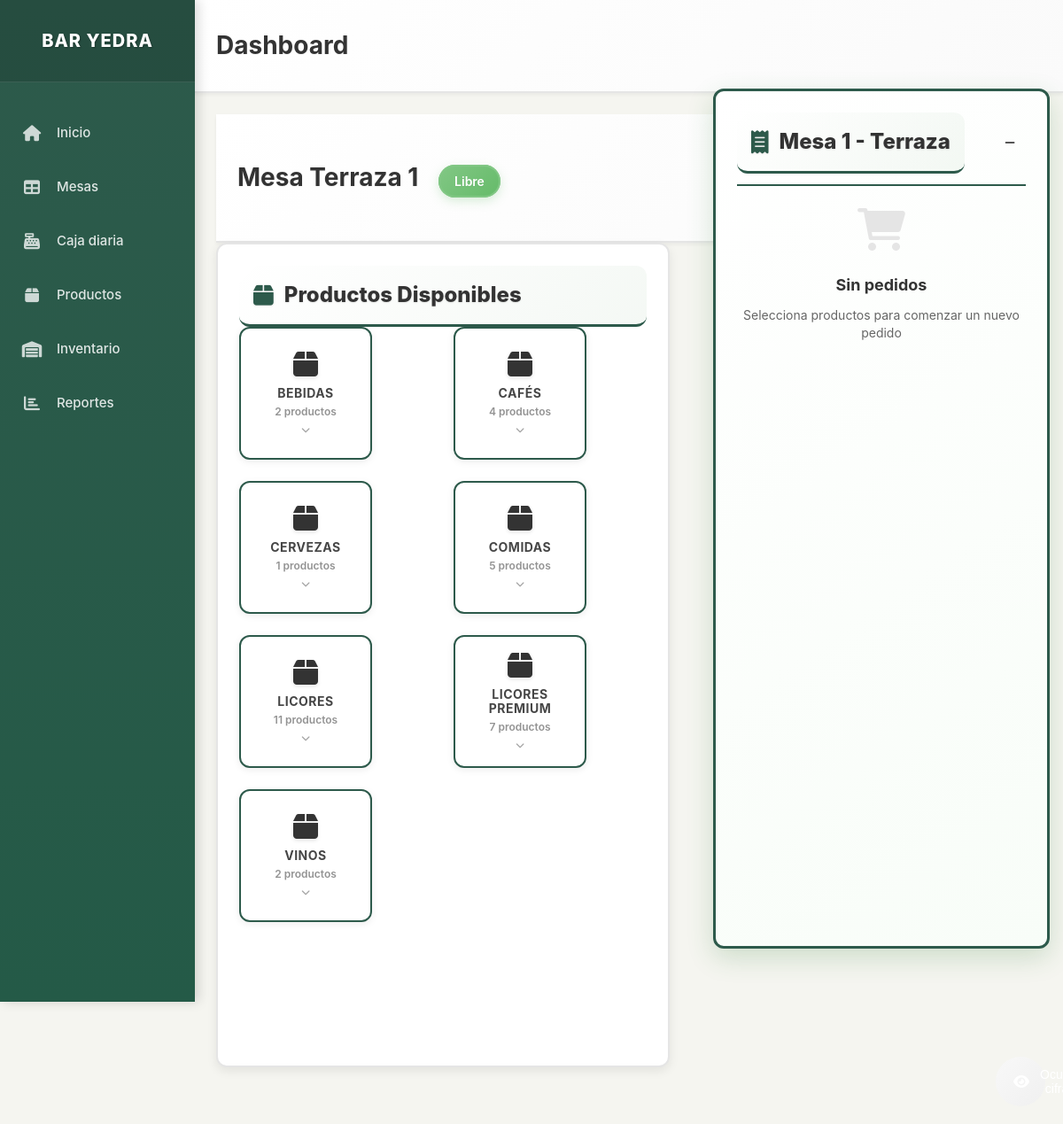
Before: /mesa/1 with the older database file.
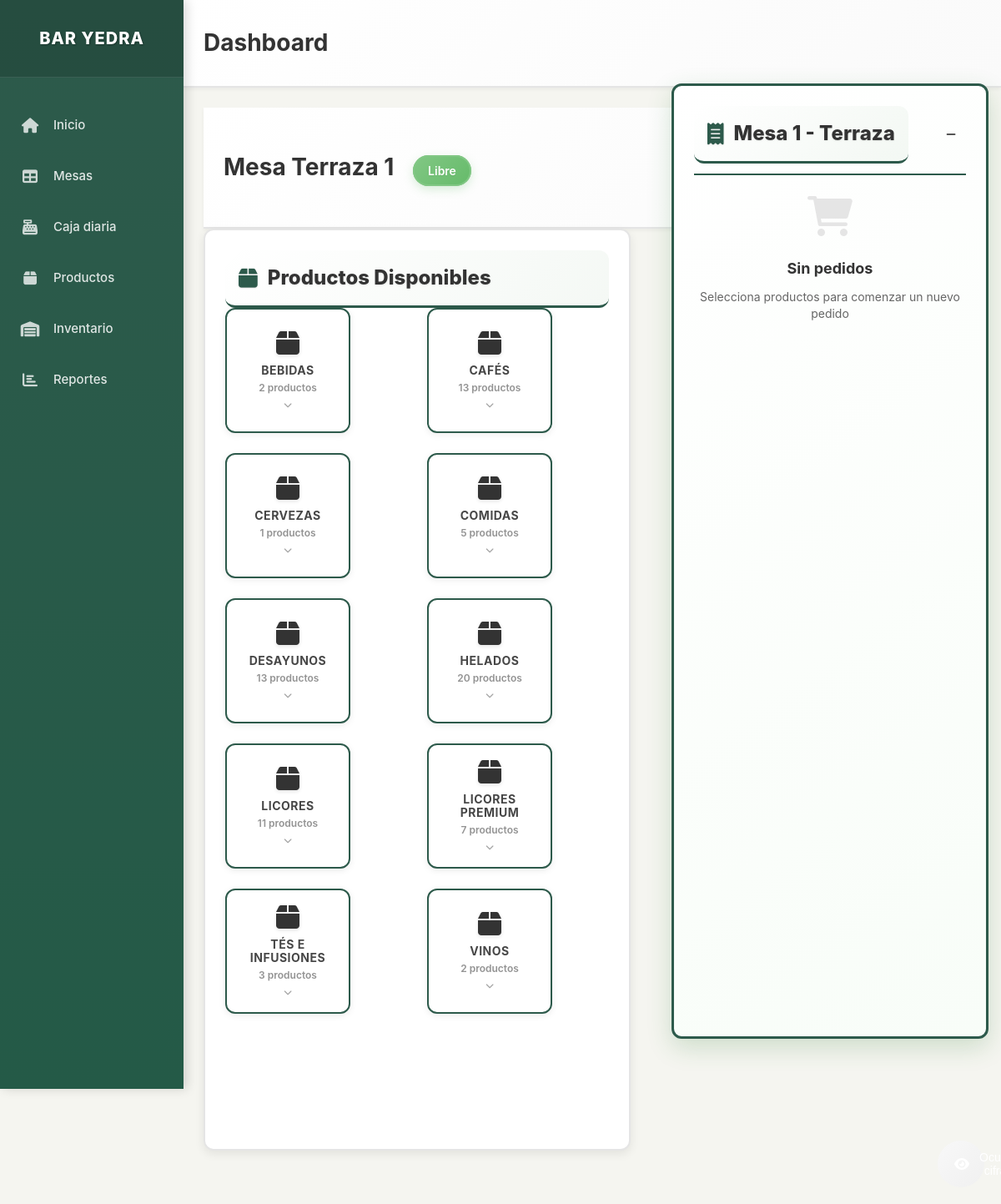
After: the same page with the newer database file.
### models.py (models this page shows, shortened)
class Mesa(db.Model):
    id = db.Column(db.Integer, primary_key=True)
    numero = db.Column(db.Integer, nullable=False)
    zona = db.Column(db.String(50), nullable=False)  # Terraza, Sala, Barra
    estado = db.Column(db.String(20), default='libre')  # libre, ocupada, pagada
    pedidos = db.relationship('Pedido', backref='mesa', lazy=True)

class Producto(db.Model):
    id = db.Column(db.Integer, primary_key=True)
    nombre = db.Column(db.String(100), nullable=False)
    precio = db.Column(db.Numeric(10, 2), nullable=False)
    categoria = db.Column(db.String(50), nullable=False, default='General')
    foto_url = db.Column(db.String(255), nullable=True)
    descripcion = db.Column(db.Text, nullable=True)
    activo = db.Column(db.Boolean, default=True)
    orden = db.Column(db.Integer, default=0)  # Para ordenar productos en la interfaz
    stock_actual = db.Column(db.Integer, default=0)  # Cantidad actual en stock
    stock_minimo = db.Column(db.Integer, default=5)  # Alerta cuando llegue a este nivel
    unidad_medida = db.Column(db.String(20), default='unidad')  # unidad, litro, kg, etc.
    fecha_actualizacion = db.Column(db.DateTime, default=datetime.utcnow)

### app.py (the view)
@app.route('/mesa/<int:mesa_id>')
def table_detail(mesa_id):
    mesa = Mesa.query.get_or_404(mesa_id)
    productos = Producto.query.filter_by(activo=True).order_by(Producto.categoria, Producto.orden, Producto.nombre).all()
    productos_por_categoria = {}
    productos_dict = {}
    for producto in productos:
        if producto.categoria not in productos_por_categoria:
            productos_por_categoria[producto.categoria] = []
        productos_por_categoria[producto.categoria].append(producto)
        productos_dict[producto.id] = producto
    pedido_actual = Pedido.query.filter_by(mesa_id=mesa_id, estado='abierto').first()
    return render_template('table_detail.html',
                         mesa=mesa,
                         productos_por_categoria=productos_por_categoria,
                         productos_dict=productos_dict,
                         pedido_actual=pedido_actual)

### templates/table_detail.html (shortened to what this page needs)
{% extends "layout.html" %}
{% block content %}
<div class="content-header">
    <h1 class="page-title">
        Mesa {{ mesa.zona }} {{ mesa.numero }}
        <span class="table-status-badge table-{{ mesa.estado }}">{{ mesa.estado|title }}</span>
    </h1>
    <div class="table-actions">
        <a href="{{ url_for('index') }}" class="btn btn-secondary btn-lg touch-friendly">
            <i class="fas fa-arrow-left"></i> Volver
        </a>
    </div>
</div>
<div class="table-detail-layout">
    <div class="products-panel">
        <h2 class="panel-title">
            <i class="fas fa-box"></i> Productos Disponibles
        </h2>
        <div class="categories-grid">
            {% for categoria, productos in productos_por_categoria.items() %}
            <div class="category-card" data-categoria="{{ categoria }}" onclick="toggleCategory('{{ categoria }}')">
                <div class="category-icon">
                    <i class="fas fa-box"></i>
                </div>
                <div class="category-name">{{ categoria }}</div>
                <div class="category-product-count">{{ productos|length }} productos</div>
                <div class="category-expand-indicator">
                    <i class="fas fa-chevron-down"></i>
                </div>
            </div>
            {% endfor %}
        </div>
    </div>
    <div class="order-panel">
        <div class="order-header">
            <h2 class="panel-title">
                <i class="fas fa-receipt"></i> Mesa {{ mesa.numero }} - {{ mesa.zona }}
            </h2>
            <div class="order-controls">
                <button class="btn-minimize" onclick="toggleOrderPanel()" title="Minimizar panel">
                    <i class="fas fa-minus"></i>
                </button>
            </div>
        </div>
        {% if pedido_actual and pedido_actual.total > 0 %}
            <div class="current-order">
                <div class="order-items">
                    {% set productos_pedido = pedido_actual.productos|from_json if pedido_actual.productos else {} %}
                    {% for producto_id, cantidad in productos_pedido.items() %}
                        {% set producto = productos_dict[producto_id|int] %}
                        <div class="order-item">
                            <div class="item-details">
                                <div class="item-name">{{ producto.nombre }}</div>
                                <div class="item-price">€{{ "%.2f"|format(producto.precio) }}</div>
                            </div>
                            <div class="item-quantity">
                                <button class="btn-quantity" onclick="updateQuantity({{ mesa.id }}, {{ producto.id }}, {{ cantidad - 1 }})">-</button>
                                <span class="quantity">{{ cantidad }}</span>
                                <button class="btn-quantity" onclick="updateQuantity({{ mesa.id }}, {{ producto.id }}, {{ cantidad + 1 }})">+</button>
                            </div>
                            <div class="item-subtotal">€{{ "%.2f"|format(producto.precio * cantidad) }}</div>
                            <button class="btn-remove" onclick="removeFromOrder({{ mesa.id }}, {{ producto.id }})" title="Eliminar">
                                <i class="fas fa-trash"></i>
                            </button>
                        </div>
                    {% endfor %}
                </div>
                <div class="order-summary">
                    <div class="summary-row total-row">
                        <span class="summary-label">Total:</span>
                        <span class="summary-value">€{{ "%.2f"|format(pedido_actual.total) }}</span>
                    </div>
                    <div class="summary-info">
                        <small>Iniciado: {{ pedido_actual.fecha_creacion.strftime('%H:%M') if pedido_actual.fecha_creacion else 'Ahora' }}</small>
                    </div>
                </div>
                <div class="order-actions">
                    <button class="btn btn-secondary btn-sm full-width" onclick="splitBill({{ mesa.id }})" style="margin-bottom: 10px;">
                        <i class="fas fa-cut"></i> Dividir Cuenta
                    </button>
                    <button class="btn btn-warning btn-lg full-width" onclick="showPaymentOptions({{ mesa.id }})">
                        <i class="fas fa-check"></i> Cerrar Pedido
                    </button>
                </div>
            </div>
        {% else %}
            <div class="empty-order">
                <div class="empty-icon">
                    <i class="fas fa-shopping-cart"></i>
                </div>
                <h3>Sin pedidos</h3>
                <p>Selecciona productos para comenzar un nuevo pedido</p>
            </div>
        {% endif %}
    </div>
</div>
{% endblock %}

### templates/layout.html (shortened to what this page needs)
<!DOCTYPE html>
<html lang="es">
<head>
    <link href="https://cdnjs.cloudflare.com/ajax/libs/font-awesome/6.0.0/css/all.min.css" rel="stylesheet">
    <link href="{{ url_for('static', filename='css/style.css') }}" rel="stylesheet">
</head>
<body>
    <div class="app-layout">
        <aside class="sidebar" role="navigation" aria-label="Navegación principal">
            <div class="sidebar-header">
                <a class="sidebar-brand" href="{{ url_for('index') }}" aria-label="Bar Yedra - Ir al inicio">
                    BAR YEDRA
                </a>
            </div>
            <nav id="sidebar-nav" aria-label="Menú principal">
                <ul class="sidebar-nav" role="menubar">
                    <li role="none">
                        <a class="nav-link" href="{{ url_for('index') }}" role="menuitem" aria-label="Ir a inicio y gestión de mesas">
                            <i class="fas fa-home" aria-hidden="true"></i>
                            Inicio
                        </a>
                    </li>
                    <li role="none">
                        <a class="nav-link" href="{{ url_for('index') }}" role="menuitem" aria-label="Gestionar mesas del restaurante">
                            <i class="fas fa-table" aria-hidden="true"></i>
                            Mesas
                        </a>
                    </li>
                    <li role="none">
                        <a class="nav-link" href="{{ url_for('cash_register') }}" role="menuitem" aria-label="Ver caja diaria y ventas">
                            <i class="fas fa-cash-register" aria-hidden="true"></i>
                            Caja diaria
                        </a>
                    </li>
                    <li role="none">
                        <a class="nav-link" href="{{ url_for('products') }}" role="menuitem" aria-label="Gestionar productos del menú">
                            <i class="fas fa-box" aria-hidden="true"></i>
                            Productos
                        </a>
                    </li>
                    <li role="none">
                        <a class="nav-link" href="{{ url_for('inventory') }}" role="menuitem" aria-label="Controlar inventario y stock">
                            <i class="fas fa-warehouse" aria-hidden="true"></i>
                            Inventario
                        </a>
                    </li>
                    <li role="none">
                        <a class="nav-link" href="{{ url_for('reports') }}" role="menuitem" aria-label="Ver reportes de ventas">
                            <i class="fas fa-chart-bar" aria-hidden="true"></i>
                            Reportes
                        </a>
                    </li>
                </ul>
            </nav>
        </aside>
        <main class="main-content">
            <header class="content-header">
                <h1 class="page-title">{% block page_title %}Dashboard{% endblock %}</h1>
                <button class="privacy-toggle" onclick="togglePrivacy()" id="privacy-btn">
                    <i class="fas fa-eye" id="privacy-icon"></i>
                </button>
            </header>
            <div class="content-container">
                {% block content %}{% endblock %}
            </div>
        </main>
    </div>
</body>
</html>

Changed rows visible on the page:
computed for Producto "CAFÉS": productos "4" → "13"
added Producto: categoria "DESAYUNOS", productos "13"
added Producto: categoria "HELADOS", productos "20"
added Producto: categoria "TÉS E INFUSIONES", productos "3"
